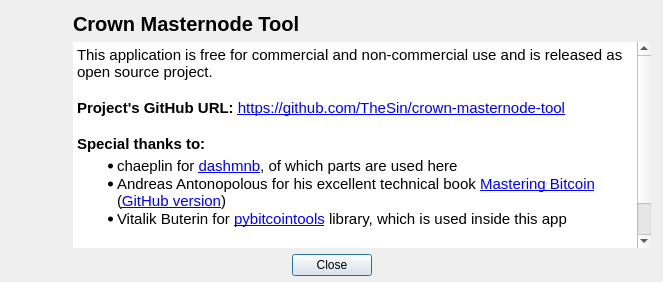
<?xml version="1.0" encoding="UTF-8"?>
<ui version="4.0">
 <class>AboutDlg</class>
 <widget class="QDialog" name="AboutDlg">
  <property name="geometry">
   <rect>
    <x>0</x>
    <y>0</y>
    <width>663</width>
    <height>282</height>
   </rect>
  </property>
  <property name="windowTitle">
   <string>Dialog</string>
  </property>
  <layout class="QVBoxLayout" name="verticalLayout_2">
   <property name="leftMargin">
    <number>6</number>
   </property>
   <property name="topMargin">
    <number>6</number>
   </property>
   <property name="rightMargin">
    <number>6</number>
   </property>
   <property name="bottomMargin">
    <number>6</number>
   </property>
   <item>
    <layout class="QHBoxLayout" name="horizontalLayout_13" stretch="0,5">
     <property name="spacing">
      <number>3</number>
     </property>
     <property name="sizeConstraint">
      <enum>QLayout::SetMinimumSize</enum>
     </property>
     <property name="topMargin">
      <number>0</number>
     </property>
     <item>
      <layout class="QVBoxLayout" name="verticalLayout">
       <item>
        <widget class="QLabel" name="lblImage">
         <property name="sizePolicy">
          <sizepolicy hsizetype="Minimum" vsizetype="Minimum">
           <horstretch>0</horstretch>
           <verstretch>0</verstretch>
          </sizepolicy>
         </property>
         <property name="minimumSize">
          <size>
           <width>64</width>
           <height>64</height>
          </size>
         </property>
         <property name="maximumSize">
          <size>
           <width>64</width>
           <height>64</height>
          </size>
         </property>
         <property name="text">
          <string/>
         </property>
        </widget>
       </item>
       <item>
        <spacer name="verticalSpacer">
         <property name="orientation">
          <enum>Qt::Vertical</enum>
         </property>
         <property name="sizeHint" stdset="0">
          <size>
           <width>20</width>
           <height>40</height>
          </size>
         </property>
        </spacer>
       </item>
      </layout>
     </item>
     <item>
      <widget class="QFrame" name="frame">
       <property name="frameShape">
        <enum>QFrame::NoFrame</enum>
       </property>
       <property name="frameShadow">
        <enum>QFrame::Raised</enum>
       </property>
       <layout class="QVBoxLayout" name="verticalLayout_3">
        <property name="leftMargin">
         <number>0</number>
        </property>
        <property name="topMargin">
         <number>6</number>
        </property>
        <property name="rightMargin">
         <number>6</number>
        </property>
        <property name="bottomMargin">
         <number>0</number>
        </property>
        <item>
         <widget class="QLabel" name="lblAppName">
          <property name="font">
           <font>
            <pointsize>15</pointsize>
            <weight>75</weight>
            <bold>true</bold>
           </font>
          </property>
          <property name="text">
           <string>Crown Masternode Tool</string>
          </property>
         </widget>
        </item>
        <item>
         <widget class="QTextBrowser" name="textAbout">
          <property name="font">
           <font>
            <family>Arial</family>
           </font>
          </property>
          <property name="frameShape">
           <enum>QFrame::NoFrame</enum>
          </property>
          <property name="sizeAdjustPolicy">
           <enum>QAbstractScrollArea::AdjustToContentsOnFirstShow</enum>
          </property>
          <property name="html">
           <string>&lt;!DOCTYPE HTML PUBLIC &quot;-//W3C//DTD HTML 4.0//EN&quot; &quot;http://www.w3.org/TR/REC-html40/strict.dtd&quot;&gt;
&lt;html&gt;&lt;head&gt;&lt;meta name=&quot;qrichtext&quot; content=&quot;1&quot; /&gt;&lt;style type=&quot;text/css&quot;&gt;
p, li { white-space: pre-wrap; }
&lt;/style&gt;&lt;/head&gt;&lt;body style=&quot; font-family:'Arial'; font-size:13pt; font-weight:400; font-style:normal;&quot;&gt;
&lt;p style=&quot; margin-top:0px; margin-bottom:0px; margin-left:0px; margin-right:0px; -qt-block-indent:0; text-indent:0px;&quot;&gt;&lt;span style=&quot; font-size:11pt;&quot;&gt;This application is free for commercial and non-commercial use and is released as open source project.&lt;/span&gt;&lt;/p&gt;
&lt;p style=&quot; margin-top:0px; margin-bottom:0px; margin-left:0px; margin-right:0px; -qt-block-indent:0; text-indent:0px;&quot;&gt;&lt;span style=&quot; font-size:11pt;&quot;&gt; &lt;/span&gt;&lt;/p&gt;
&lt;p style=&quot; margin-top:0px; margin-bottom:0px; margin-left:0px; margin-right:0px; -qt-block-indent:0; text-indent:0px;&quot;&gt;&lt;span style=&quot; font-size:11pt; font-weight:600;&quot;&gt;Project's GitHub URL:&lt;/span&gt;&lt;span style=&quot; font-size:11pt;&quot;&gt; &lt;/span&gt;&lt;a href=&quot;https://github.com/TheSin-/crown-masternode-tool&quot;&gt;&lt;span style=&quot; font-size:11pt; text-decoration: underline; color:#0000ff;&quot;&gt;https://github.com/TheSin/crown-masternode-tool&lt;/span&gt;&lt;/a&gt;&lt;span style=&quot; font-size:11pt;&quot;&gt; &lt;/span&gt;&lt;/p&gt;
&lt;p style=&quot;-qt-paragraph-type:empty; margin-top:0px; margin-bottom:0px; margin-left:0px; margin-right:0px; -qt-block-indent:0; text-indent:0px; font-size:11pt;&quot;&gt;&lt;br /&gt;&lt;/p&gt;
&lt;p style=&quot; margin-top:0px; margin-bottom:0px; margin-left:0px; margin-right:0px; -qt-block-indent:0; text-indent:0px;&quot;&gt;&lt;span style=&quot; font-size:11pt; font-weight:600;&quot;&gt;Special thanks to:&lt;/span&gt;&lt;/p&gt;
&lt;ul style=&quot;margin-top: 0px; margin-bottom: 0px; margin-left: 0px; margin-right: 0px; -qt-list-indent: 1;&quot;&gt;&lt;li style=&quot; font-size:11pt;&quot; style=&quot; margin-top:4px; margin-bottom:0px; margin-left:0px; margin-right:0px; -qt-block-indent:0; text-indent:0px;&quot;&gt;chaeplin for &lt;a href=&quot;https://github.com/chaeplin/dashmnb&quot;&gt;&lt;span style=&quot; text-decoration: underline; color:#0000ff;&quot;&gt;dashmnb&lt;/span&gt;&lt;/a&gt;, of which parts are used here&lt;/li&gt;
&lt;li style=&quot; font-size:11pt;&quot; style=&quot; margin-top:0px; margin-bottom:0px; margin-left:0px; margin-right:0px; -qt-block-indent:0; text-indent:0px;&quot;&gt;Andreas Antonopolous for his excellent technical book &lt;a href=&quot;http://shop.oreilly.com/product/0636920049524.do&quot;&gt;&lt;span style=&quot; text-decoration: underline; color:#0000ff;&quot;&gt;Mastering Bitcoin&lt;/span&gt;&lt;/a&gt; (&lt;a href=&quot;https://github.com/bitcoinbook/bitcoinbook/tree/develop&quot;&gt;&lt;span style=&quot; text-decoration: underline; color:#0000ff;&quot;&gt;GitHub version&lt;/span&gt;&lt;/a&gt;)&lt;/li&gt;
&lt;li style=&quot; font-size:11pt;&quot; style=&quot; margin-top:0px; margin-bottom:6px; margin-left:0px; margin-right:0px; -qt-block-indent:0; text-indent:0px;&quot;&gt;Vitalik Buterin for &lt;a href=&quot;https://github.com/vbuterin/pybitcointools&quot;&gt;&lt;span style=&quot; text-decoration: underline; color:#0000ff;&quot;&gt;pybitcointools&lt;/span&gt;&lt;/a&gt; library, which is used inside this app&lt;/li&gt;&lt;/ul&gt;
&lt;p style=&quot;-qt-paragraph-type:empty; margin-top:0px; margin-bottom:0px; margin-left:0px; margin-right:0px; -qt-block-indent:0; text-indent:0px; font-size:8.25pt;&quot;&gt;&lt;br /&gt;&lt;/p&gt;
&lt;p style=&quot; margin-top:0px; margin-bottom:0px; margin-left:0px; margin-right:0px; -qt-block-indent:0; text-indent:0px;&quot;&gt;&lt;span style=&quot; font-size:11pt; font-weight:600;&quot;&gt;Original Author:&lt;/span&gt;&lt;span style=&quot; font-size:11pt;&quot;&gt; Bertrand256 (&lt;/span&gt;&lt;a href=&quot;mailto:blogin@protonmail.com&quot;&gt;&lt;span style=&quot; text-decoration: underline; color:#0000ff;&quot;&gt;blogin@protonmail.com&lt;/span&gt;&lt;/a&gt;&lt;span style=&quot; font-size:11pt;&quot;&gt;)&lt;/span&gt;&lt;/p&gt;
&lt;p style=&quot; margin-top:0px; margin-bottom:0px; margin-left:0px; margin-right:0px; -qt-block-indent:0; text-indent:0px;&quot;&gt;&lt;span style=&quot; font-size:11pt; font-weight:600;&quot;&gt;Crown Author:&lt;/span&gt;&lt;span style=&quot; font-size:11pt;&quot;&gt; TheSin- (&lt;/span&gt;&lt;a href=&quot;mailto:thesin@southofheaven.org&quot;&gt;&lt;span style=&quot; text-decoration: underline; color:#0000ff;&quot;&gt;thesin@southofheaven.org&lt;/span&gt;&lt;/a&gt;&lt;span style=&quot; font-size:11pt;&quot;&gt;)&lt;/span&gt;&lt;/p&gt;&lt;/body&gt;&lt;/html&gt;</string>
          </property>
         </widget>
        </item>
       </layout>
      </widget>
     </item>
    </layout>
   </item>
   <item>
    <layout class="QHBoxLayout" name="horizontalLayout">
     <property name="spacing">
      <number>6</number>
     </property>
     <item>
      <spacer name="horizontalSpacer">
       <property name="orientation">
        <enum>Qt::Horizontal</enum>
       </property>
       <property name="sizeHint" stdset="0">
        <size>
         <width>40</width>
         <height>20</height>
        </size>
       </property>
      </spacer>
     </item>
     <item>
      <widget class="QPushButton" name="btnClose">
       <property name="text">
        <string>Close</string>
       </property>
      </widget>
     </item>
     <item>
      <spacer name="horizontalSpacer_2">
       <property name="orientation">
        <enum>Qt::Horizontal</enum>
       </property>
       <property name="sizeHint" stdset="0">
        <size>
         <width>40</width>
         <height>20</height>
        </size>
       </property>
      </spacer>
     </item>
    </layout>
   </item>
  </layout>
 </widget>
 <resources/>
 <connections/>
</ui>
